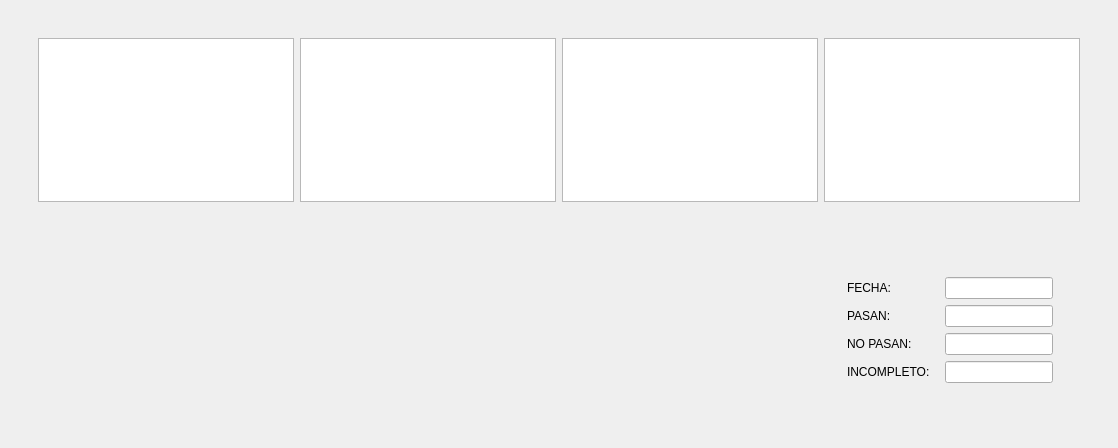
      <widget class="QWidget" name="dashboard_2">
       <layout class="QGridLayout" name="gridLayout_4">
        <item row="0" column="0">
         <layout class="QGridLayout" name="grid_layout1">
          <item row="0" column="0">
           <widget class="QWidget" name="widget" native="true">
            <layout class="QVBoxLayout" name="verticalLayout_6">
             <item>
              <widget class="QWidget" name="widget_imagenes" native="true">
               <property name="maximumSize">
                <size>
                 <width>2000</width>
                 <height>200</height>
                </size>
               </property>
               <layout class="QHBoxLayout" name="horizontalLayout">
                <item>
                 <widget class="QWidget" name="widget_2" native="true">
                  <layout class="QHBoxLayout" name="horizontalLayout_4">
                   <item>
                    <widget class="QListWidget" name="listWidget_Equipos"/>
                   </item>
                   <item>
                    <widget class="QListWidget" name="listWidget_Partes"/>
                   </item>
                   <item>
                    <widget class="QListWidget" name="listWidget_Tipos"/>
                   </item>
                   <item>
                    <widget class="QTableWidget" name="listWidget_Version">
                     <property name="sizePolicy">
                      <sizepolicy hsizetype="MinimumExpanding" vsizetype="Maximum">
                       <horstretch>0</horstretch>
                       <verstretch>0</verstretch>
                      </sizepolicy>
                     </property>
                    </widget>
                   </item>
                  </layout>
                 </widget>
                </item>
               </layout>
              </widget>
             </item>
             <item>
              <widget class="QWidget" name="widget_3" native="true">
               <layout class="QHBoxLayout" name="horizontalLayout_5">
                <item>
                 <widget class="QWidget" name="widget_4" native="true">
                  <layout class="QVBoxLayout" name="verticalLayout_7">
                   <item>
                    <widget class="QWidget" name="imagen1" native="true"/>
                   </item>
                   <item>
                    <widget class="QWidget" name="imagen3" native="true"/>
                   </item>
                  </layout>
                 </widget>
                </item>
                <item>
                 <widget class="QWidget" name="widget_5" native="true">
                  <layout class="QVBoxLayout" name="verticalLayout_8">
                   <item>
                    <widget class="QWidget" name="imagen2" native="true"/>
                   </item>
                   <item>
                    <widget class="QWidget" name="widget_9" native="true">
                     <layout class="QHBoxLayout" name="horizontalLayout_6">
                      <item>
                       <widget class="QWidget" name="imagen4" native="true"/>
                      </item>
                      <item>
                       <widget class="QWidget" name="widget_11" native="true">
                        <layout class="QGridLayout" name="gridLayout_5">
                         <item row="0" column="0">
                          <widget class="QWidget" name="widget_6" native="true">
                           <layout class="QGridLayout" name="gridLayout_6">
                            <item row="0" column="0">
                             <layout class="QGridLayout" name="gridLayout_3">
                              <item row="2" column="1">
                               <widget class="QLineEdit" name="NOPASAN_TEXT">
                                <property name="sizePolicy">
                                 <sizepolicy hsizetype="Minimum" vsizetype="Fixed">
                                  <horstretch>0</horstretch>
                                  <verstretch>0</verstretch>
                                 </sizepolicy>
                                </property>
                               </widget>
                              </item>
                              <item row="1" column="1">
                               <widget class="QLineEdit" name="PASAN_TEXT">
                                <property name="sizePolicy">
                                 <sizepolicy hsizetype="Minimum" vsizetype="Fixed">
                                  <horstretch>0</horstretch>
                                  <verstretch>0</verstretch>
                                 </sizepolicy>
                                </property>
                                <property name="text">
                                 <string/>
                                </property>
                               </widget>
                              </item>
                              <item row="2" column="0">
                               <widget class="QLabel" name="NoPasa_label">
                                <property name="text">
                                 <string>NO PASAN:</string>
                                </property>
                               </widget>
                              </item>
                              <item row="1" column="0">
                               <widget class="QLabel" name="Pasan_label">
                                <property name="text">
                                 <string>PASAN:</string>
                                </property>
                               </widget>
                              </item>
                              <item row="0" column="1">
                               <widget class="QLineEdit" name="FECHA_TEXT">
                                <property name="sizePolicy">
                                 <sizepolicy hsizetype="Minimum" vsizetype="Fixed">
                                  <horstretch>0</horstretch>
                                  <verstretch>0</verstretch>
                                 </sizepolicy>
                                </property>
                               </widget>
                              </item>
                              <item row="0" column="0">
                               <widget class="QLabel" name="Fecha_label">
                                <property name="text">
                                 <string>FECHA:</string>
                                </property>
                               </widget>
                              </item>
                              <item row="3" column="0">
                               <widget class="QLabel" name="Incompleto_label">
                                <property name="text">
                                 <string>INCOMPLETO:</string>
                                </property>
                               </widget>
                              </item>
                              <item row="3" column="1">
                               <widget class="QLineEdit" name="INCOMPLETO_TEXT">
                                <property name="sizePolicy">
                                 <sizepolicy hsizetype="Minimum" vsizetype="Fixed">
                                  <horstretch>0</horstretch>
                                  <verstretch>0</verstretch>
                                 </sizepolicy>
                                </property>
                               </widget>
                              </item>
                             </layout>
                            </item>
                           </layout>
                          </widget>
                         </item>
                        </layout>
                       </widget>
                      </item>
                     </layout>
                    </widget>
                   </item>
                  </layout>
                 </widget>
                </item>
               </layout>
              </widget>
             </item>
            </layout>
           </widget>
          </item>
         </layout>
        </item>
       </layout>
      </widget>
